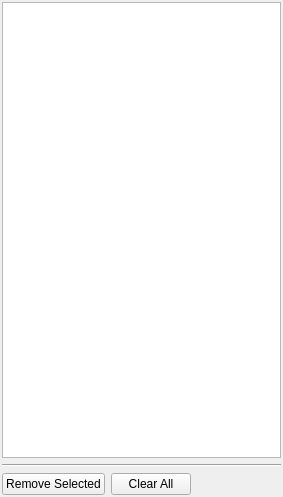
<ui version="4.0" >
 <class>ClipboardWidget</class>
 <widget class="QWidget" name="ClipboardWidget" >
  <property name="geometry" >
   <rect>
    <x>0</x>
    <y>0</y>
    <width>283</width>
    <height>497</height>
   </rect>
  </property>
  <property name="windowTitle" >
   <string>Clipboard</string>
  </property>
  <layout class="QGridLayout" name="gridLayout" >
   <property name="margin" >
    <number>2</number>
   </property>
   <item row="0" column="0" colspan="3" >
    <widget class="QListView" name="listView" >
     <property name="alternatingRowColors" >
      <bool>true</bool>
     </property>
     <property name="iconSize" >
      <size>
       <width>64</width>
       <height>64</height>
      </size>
     </property>
     <property name="resizeMode" >
      <enum>QListView::Adjust</enum>
     </property>
     <property name="spacing" >
      <number>5</number>
     </property>
     <property name="uniformItemSizes" >
      <bool>true</bool>
     </property>
     <property name="wordWrap" >
      <bool>true</bool>
     </property>
    </widget>
   </item>
   <item row="1" column="0" colspan="3" >
    <widget class="Line" name="line" >
     <property name="orientation" >
      <enum>Qt::Horizontal</enum>
     </property>
    </widget>
   </item>
   <item row="2" column="0" >
    <widget class="QPushButton" name="cmdRemoveSelected" >
     <property name="text" >
      <string>Remove Selected</string>
     </property>
    </widget>
   </item>
   <item row="2" column="1" >
    <widget class="QPushButton" name="cmdClearAll" >
     <property name="text" >
      <string>Clear All</string>
     </property>
    </widget>
   </item>
   <item row="2" column="2" >
    <spacer name="horizontalSpacer" >
     <property name="orientation" >
      <enum>Qt::Horizontal</enum>
     </property>
     <property name="sizeHint" stdset="0" >
      <size>
       <width>84</width>
       <height>20</height>
      </size>
     </property>
    </spacer>
   </item>
  </layout>
 </widget>
 <resources/>
 <connections/>
</ui>
